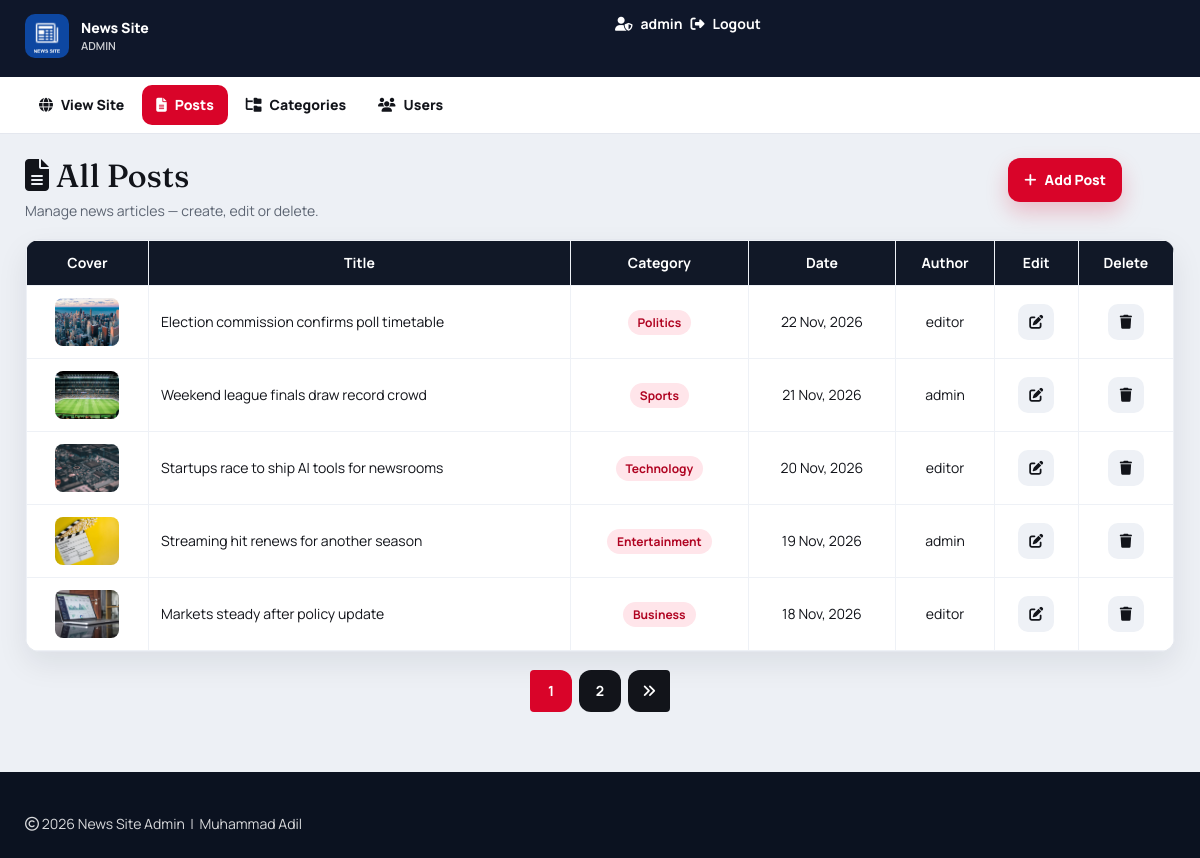
The page /admin/post.php (signed in) on the database its author committed.
### tables this page shows
CREATE TABLE `posts` (
  `id` int(11) NOT NULL AUTO_INCREMENT,
  `post_title` varchar(200) NOT NULL,
  `post_keywords` text NOT NULL,
  `post_content` int(11) NOT NULL,
  `post_date` varchar(50) NOT NULL,
  `post_author` int(11) NOT NULL,
  `post_image` varchar(255) NOT NULL DEFAULT 'post-format.jpg',
  PRIMARY KEY (`id`)
);

CREATE TABLE `category` (
  `id` int(11) NOT NULL AUTO_INCREMENT,
  `category_name` varchar(100) NOT NULL,
  `post` int(11) NOT NULL DEFAULT 0,
  PRIMARY KEY (`id`)
);

CREATE TABLE `users` (
  `id` int(11) NOT NULL AUTO_INCREMENT,
  `first_name` varchar(30) NOT NULL,
  `last_name` varchar(30) NOT NULL,
  `username` varchar(30) DEFAULT NULL,
  `password` varchar(40) DEFAULT NULL,
  `role` int(11) NOT NULL COMMENT '1=Admin, 0=Normal',
  PRIMARY KEY (`id`)
);

### includes/helpers.php (called while the page is built, shortened)
<?php
function post_image_src($filename, $prefix = '')
{
    $filename = trim((string) $filename);
    $candidates = [
        'images/' . $filename,
        'admin/upload/' . $filename,
    ];
    $root = dirname(__DIR__);
    foreach ($candidates as $rel) {
        if (is_file($root . '/' . $rel)) {
            return $prefix . $rel;
        }
    }
    return $prefix . 'images/post-format.jpg';
}
function e($value)
{
    return htmlspecialchars((string) $value, ENT_QUOTES, 'UTF-8');
}

### admin/post.php (the view, shortened to what this page needs)
<?php include "header.php"; ?>
  <div id="admin-content">
      <div class="container">
          <div class="row">
              <div class="col-xs-12 col-sm-8 col-md-10">
                  <h1 class="admin-heading"><i class="fa-solid fa-file-lines"></i> All Posts</h1>
                  <p class="admin-sub">Manage news articles — create, edit or delete.</p>
              </div>
              <div class="col-xs-12 col-sm-4 col-md-2">
                  <a class="add-new btn btn-brand" href="add-post.php"><i class="fa-solid fa-plus"></i> Add Post</a>
              </div>
              <div class="col-xs-12">
                  <?php
                 include "config.php";
                 $limit = 5;
                 $page = isset($_GET['page']) ? max(1, (int) $_GET['page']) : 1;
                 $offset = ($page - 1) * $limit;
                 if ((string) $_SESSION["role"] === '1') {
                    $sql = "SELECT posts.id, posts.post_title, posts.post_date, posts.post_image, category.category_name, users.username, posts.post_content
                            FROM posts
                            LEFT JOIN category ON posts.post_content = category.id
                            LEFT JOIN users ON posts.post_author = users.id
                            ORDER BY posts.id DESC LIMIT {$offset}, {$limit}";
                    $count_sql = "SELECT COUNT(*) AS total FROM posts";
                 }
                 $result = mysqli_query($conn, $sql) or die("query failed.");
                 if (mysqli_num_rows($result) > 0) {
                  ?>
                  <div class="table-wrap">
                  <table class="content-table">
                      <thead>
                          <tr>
                          <th>Cover</th>
                          <th>Title</th>
                          <th>Category</th>
                          <th>Date</th>
                          <th>Author</th>
                          <th>Edit</th>
                          <th>Delete</th>
                          </tr>
                      </thead>
                      <tbody>
                        <?php while ($row = mysqli_fetch_assoc($result)) { ?>
                          <tr>
                              <td class="thumb-cell">
                                <img class="table-thumb" src="<?php echo e(post_image_src($row['post_image'], '../')); ?>" alt="">
                              </td>
                              <td class="title-cell"><?php echo e($row['post_title']); ?></td>
                              <td><span class="badge-cat"><?php echo e($row['category_name']); ?></span></td>
                              <td><?php echo e($row['post_date']); ?></td>
                              <td><?php echo e($row['username']); ?></td>
                              <td class="edit">
                                <a class="action-btn edit-btn" href="update-post.php?id=<?php echo (int) $row['id']; ?>" title="Edit">
                                  <i class="fa-solid fa-pen-to-square"></i>
                                </a>
                              </td>
                              <td class="delete">
                                <a class="action-btn delete-btn" href="delete-post.php?id=<?php echo (int) $row['id']; ?>" title="Delete" onclick="return confirm('Delete this post?');">
                                  <i class="fa-solid fa-trash"></i>
                                </a>
                              </td>
                          </tr>
                        <?php } ?>
                      </tbody>
                  </table>
                  </div>
                  <?php
                 } else {
                    echo "<p class='empty-state'><i class='fa-regular fa-folder-open'></i> No posts yet. <a href='add-post.php'>Add the first post</a></p>";
                 }
                 $result1 = mysqli_query($conn, $count_sql) or die('Query Failed.');
                 $total_record = (int) mysqli_fetch_assoc($result1)['total'];
                 $total_page = max(1, (int) ceil($total_record / $limit));
                 if ($total_record > $limit) {
                    echo "<ul class='pagination admin-pagination'>";
                    for ($i = 1; $i <= $total_page; $i++) {
                        $active = ($i === $page) ? "active" : "";
                        echo '<li class="' . $active . '"><a href="post.php?page=' . $i . '">' . $i . '</a></li>';
                    }
                    if ($total_page > $page) {
                        echo '<li><a href="post.php?page=' . ($page + 1) . '"><i class="fa-solid fa-angles-right"></i></a></li>';
                    }
                    echo "</ul>";
                 }
                  ?>
              </div>
          </div>
      </div>
  </div>
<?php include "footer.php"; ?>

### css/style.css (style rules this page uses)
:root { --ink: #12141a; --muted: #5c6472; --line: #e4e7ee; --page: #f3f5f8; --surface: #ffffff; --brand: #111827; --accent: #d90429; --accent-dark: #b00321; --nav: #0f172a; --shadow: 0 12px 30px rgba(17, 24, 39, 0.08); --radius: 14px; --font-display: "Fraunces", Georgia, serif; --font-body: "Manrope", "Segoe UI", sans-serif; }
*, *::before, *::after { box-sizing: border-box; }
html { -webkit-text-size-adjust: 100%; scroll-behavior: smooth; }
body { margin: 0; color: var(--ink); background: radial-gradient(circle at top right, rgba(217, 4, 41, 0.06), transparent 28%), linear-gradient(180deg, #fafbfc 0%, var(--page) 40%); font-family: var(--font-body); overflow-x: hidden; }
img, video, iframe { max-width: 100%; height: auto; }
a { color: inherit; text-decoration: none; }
ul { margin: 0; padding: 0; list-style: none; }
.container { width: 100%; max-width: 1180px; }
.btn { display: inline-flex; align-items: center; justify-content: center; gap: 8px; border: 0; border-radius: 12px; font-weight: 750; font-family: var(--font-body); line-height: 1.2; transition: transform 0.15s ease, background 0.15s ease, color 0.15s ease, box-shadow 0.15s ease; }
.btn-accent, .btn.btn-primary, .btn-brand { background: var(--accent) !important; color: #fff !important; padding: 11px 16px; box-shadow: 0 10px 22px rgba(217, 4, 41, 0.22); }
.pagination { display: flex; justify-content: center; gap: 8px; margin: 18px 0 0; flex-wrap: wrap; }
.pagination li { display: inline-block; }
.pagination li a { min-width: 42px; height: 42px; display: inline-flex; align-items: center; justify-content: center; border-radius: 12px; background: var(--ink); color: #fff; font-weight: 700; border: 0; }
.pagination li.active a, .pagination li a:hover { background: var(--accent); color: #fff; }
.admin-body { background: #edf0f5; }
#admin-content { padding: 24px 0 40px; min-height: 70vh; }
#admin-content .admin-heading { font-family: var(--font-display); font-size: 32px; margin: 0 0 8px; }
.admin-sub { color: var(--muted); margin: 0 0 18px; }
#admin-content .add-new { display: inline-flex; align-items: center; justify-content: center; gap: 8px; min-height: 44px; background: var(--accent); color: #fff; border-radius: 12px; padding: 10px 16px; font-weight: 750; }
.table-wrap { overflow-x: auto; background: #fff; border: 1px solid var(--line); border-radius: 14px; box-shadow: var(--shadow); }
.content-table { width: 100%; margin: 0; border: 0; }
.content-table thead { background: #111827; color: #fff; }
.content-table th, .content-table td { padding: 12px; border: 1px solid #eef1f6; text-align: center; vertical-align: middle; }
.content-table tbody td:nth-child(2), .content-table tbody .title-cell { text-align: left; }
.table-thumb { width: 64px; height: 48px; object-fit: cover; border-radius: 8px; }
.badge-cat, .badge-role { display: inline-block; padding: 4px 10px; border-radius: 999px; font-size: 12px; font-weight: 700; background: #ffe5ea; color: var(--accent-dark); }
.action-btn { display: inline-flex; align-items: center; justify-content: center; width: 36px; height: 36px; border-radius: 10px; background: #eef1f6; color: var(--ink); }

### rows shown on the page
posts: post_image (picture), post_title "Election commission confirms poll timetable", category.category_name "Politics", post_date "22 Nov, 2026", users.username "editor"
posts: post_image (picture), post_title "Weekend league finals draw record crowd", category.category_name "Sports", post_date "21 Nov, 2026", users.username "admin"
posts: post_image (picture), post_title "Startups race to ship AI tools for newsrooms", category.category_name "Technology", post_date "20 Nov, 2026", users.username "editor"
posts: post_image (picture), post_title "Streaming hit renews for another season", category.category_name "Entertainment", post_date "19 Nov, 2026", users.username "admin"
posts: post_image (picture), post_title "Markets steady after policy update", category.category_name "Business", post_date "18 Nov, 2026", users.username "editor"

### other values the page prints
$_SESSION["username"] "admin"
